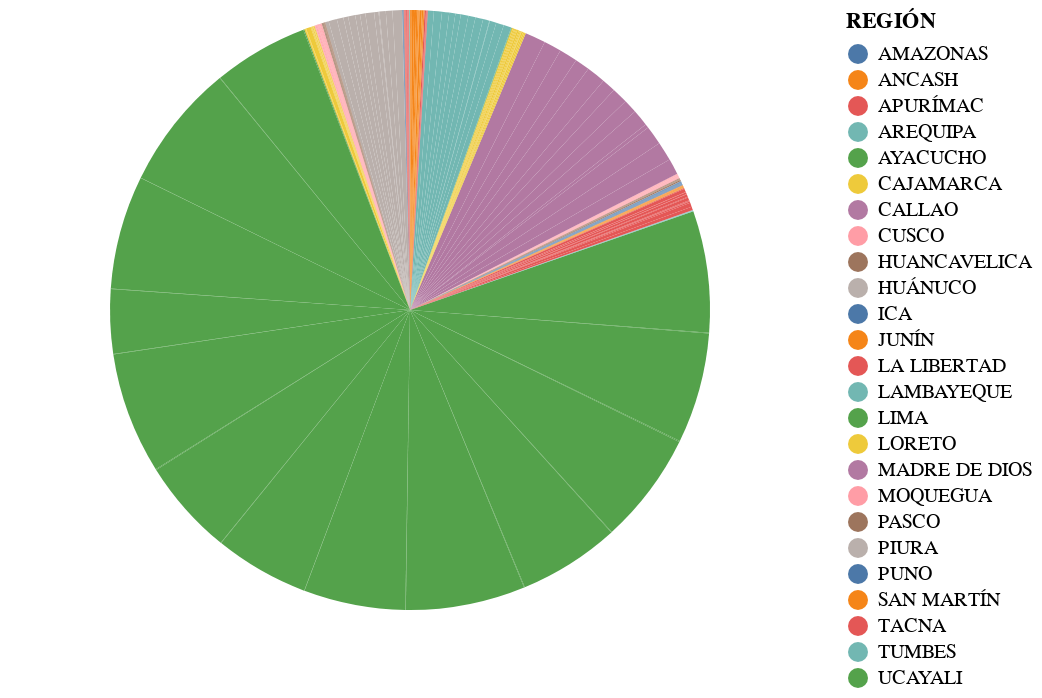

Write notebook code for a chart like this one.
### Code cell
alt.Chart(region3).mark_arc().encode(
    theta=alt.Theta(field="ACCIDENTES DE TRABAJO", type="quantitative"),
    color=alt.Color(field="REGIÓN", type="nominal"),
)

### Figure 1 — Vega-Lite specification as saved in the notebook (floating-point values rounded to 4 significant figures; data arrays with more than 128 entries replaced by an {"elided": "..."} marker saying what was removed)
{"config": {"view": {"continuousWidth": 400, "continuousHeight": 300}}, "data": {"name": "data-bd7dc1de9f2d23e34b328664f9a73b3c"}, "mark": "arc", "encoding": {"color": {"field": "REGIÓN", "type": "nominal"}, "theta": {"field": "ACCIDENTES DE TRABAJO", "type": "quantitative"}}, "$schema": "https://vega.github.io/schema/vega-lite/v4.17.0.json", "datasets": {"data-bd7dc1de9f2d23e34b328664f9a73b3c": {"elided": "338 records"}}}
